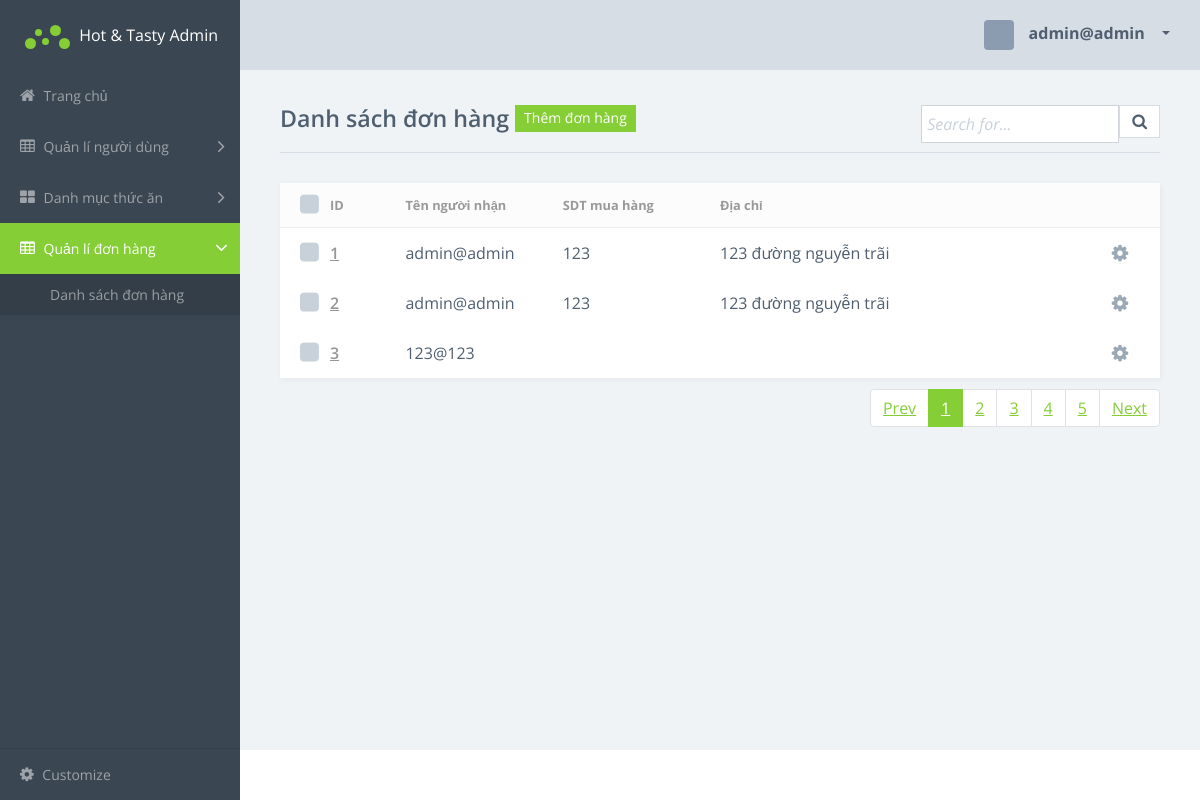
/admin-pages/controller/orderController.php?menu=recipe (signed in), run on the app's committed database.
### tables this page shows
CREATE TABLE `order_details` (
  `id` int(11) NOT NULL,
  `id_order` int(11) NOT NULL,
  `id_user` int(11) NOT NULL,
  `id_product` int(11) NOT NULL
);

CREATE TABLE `user` (
  `id` int(11) NOT NULL,
  `email` text NOT NULL,
  `password` text NOT NULL,
  `user_name` text DEFAULT NULL,
  `img` text DEFAULT NULL,
  `phone` decimal(10,0) DEFAULT NULL,
  `address` text DEFAULT NULL,
  `administrator` tinyint(1) NOT NULL DEFAULT 0
);

### admin-pages/data/data_recipe.php (called while the page is built, shortened)
<?php
$data_recipe = array(
    array('id' => 0,'user'=>'nguyenvana' ,'phoneNum' => '0826601487', 'address' => '61/51 Phạm Hùng Bình Chánh', 'date' => '01/11/2021'),
    array('id' => 1,'user'=>'tranchivien' ,'phoneNum' => '0826601787', 'address' => '790/3 Trần Phú', 'date' => '02/11/2021'),
    array('id' => 2,'user'=>'chihung' ,'phoneNum' => '0937998656', 'address' => '47 Tôn Đức thắng', 'date' => '03/11/2021'),
);

### admin-pages/database/config.php (called while the page is built, shortened)
<?php
class configuration
{
    private  $HOST;
    private  $DBNAME;
    private  $USERNAME;
    private  $PASSWORD;
    private static $conn;
    public function __construct()
    {
        $this->HOST = 'localhost';
        $this->DBNAME = 'food_code';
        $this->USERNAME = 'root';
        $this->PASSWORD = '';
        if (self::$conn = null) {
            $this->connectDB();
        } else {
            return self::$conn;
        }
    }
    public function __destruct()
    {
        $this->HOST = '';
        $this->DBNAME = '';
        $this->USERNAME = '';
        $this->PASSWORD = "";
        self::$conn = null;
    }
    public function closeConnect()
    {
        self::$conn = null;
    }
    private function connectDB()
    {
        try {
            self::$conn = new PDO("mysql:host=$this->HOST; dbname=$this->DBNAME", $this->USERNAME, $this->PASSWORD);
            self::$conn->setAttribute(PDO::ATTR_ERRMODE, PDO::ERRMODE_EXCEPTION);
        } catch (PDOException $e) {
        }
    }
    public function getData($query, $param = array())
    {
        try {
            $stm = self::$conn->prepare($query);
            $stm->execute($param);
            return $stm->fetchAll(PDO::FETCH_ASSOC);
        } catch (PDOException $e) {
            return $e->getMessage();
        } finally {
            $this->closeConnect();
        }
    }
}

### admin-pages/models/DAO/orderDAO.php (called while the page is built, shortened)
<?php
include_once '../database/config.php';
class orderDAO
{
    public function getAllDatas()
    {
        $dbConn = new configuration();
        $query = 'select * from order_details JOIN user on order_details.id_user=user.id JOIN products WHERE order_details.id_product=products.id';
        $param = array();
        $data = $dbConn->getData($query, $param);
        return $data;
    }
}

### admin-pages/views/recipe-list.php (the view, shortened to what this page needs)
<!doctype html>
<html class="no-js" lang="en">
<head>
    <link rel="stylesheet" href="css/vendor.css">
    <?php
    include_once '../include/sidebar_controler.php'
    ?>
</head>
<body>
    <div class="main-wrapper">
        <div class="app" id="app">
            <?php
            include_once '../include/header.php';
            include_once '../controller/categoriesController.php';
            ?>
            <article class="content items-list-page">
                <div class="title-search-block">
                    <div class="title-block">
                        <div class="row">
                            <div class="col-md-6">
                                <h3 class="title"> Danh sách đơn hàng <a href="recipe-detail.php?id=<?php echo count($data_recipe) ?>" class="btn btn-primary btn-sm rounded-s"> Thêm đơn hàng</a>
                                </h3>
                            </div>
                        </div>
                    </div>
                    <div class="items-search">
                        <form class="form-inline">
                            <div class="input-group">
                                <input type="text" class="form-control boxed rounded-s" placeholder="Search for...">
                                <span class="input-group-btn">
                                    <button class="btn btn-secondary rounded-s" type="button">
                                        <i class="fa fa-search"></i>
                                    </button>
                                </span>
                            </div>
                        </form>
                    </div>
                </div>
                <div class="card items">
                    <ul class="item-list striped">
                        <li class="item item-list-header">
                            <div class="item-row">
                                <div class="item-col fixed item-col-check">
                                    <label class="item-check" id="select-all-items">
                                        <span></span>
                                    </label>
                                </div>
                                <div class="item-col item-col-header item-col-sales">
                                    <div>
                                        <span>ID</span>
                                    </div>
                                </div>
                                <div class="item-col item-col-header item-col-author">
                                    <div>
                                        <span>Tên người nhận</span>
                                    </div>
                                </div>
                                <div class="item-col item-col-header item-col-author">
                                    <div>
                                        <span>SDT mua hàng</span>
                                    </div>
                                </div>
                                <div class="item-col item-col-header item-col-title">
                                    <div>
                                        <span>Địa chỉ</span>
                                    </div>
                                </div>
                                <div class="item-col item-col-header item-col-date">
                                </div>
                                <div class="item-col item-col-header fixed item-col-actions-dropdown">
                                </div>
                            </div>
                        </li>
                        <li class="item">
                            <?php
                            $preOrder = -1;
                            foreach ($list_order as $order)
                                if ($order['id_order'] != $preOrder) {
                                    $preOrder = $order['id_order'];
                                    echo '<div class="item-row">
                                <div class="item-col fixed item-col-check">
                                    <label class="item-check" id="select-all-items">
                                        <span></span>
                                    </label>
                                </div>
                                <div class="item-col item-col-sales">
                                    <div>
                                        <a href="../controller/orderController.php?id_order=' . $order['id_order'] . '&menu=recipe&action=recipeDetail">
                                            <h4 class="item-title">' . $order['id_order'] . '</h4>
                                        </a>
                                    </div>
                                </div>
                                <div class="item-col item-col-author">
                                    <div class="no-overflow">' . $order['email'] . '</div>
                                </div>
                                <div class="item-col item-col-author">
                                    <div class="no-overflow">' . $order['phone'] . '</div>
                                </div>
                                <div class="item-col item-col-title">
                                    <div class="no-overflow">' . $order['address'] . '</div>
                                </div>
                                <div class="item-col item-col-date">
                                </div>
                                <div class="item-col fixed item-col-actions-dropdown">
                                    <div class="item-actions-dropdown">
                                        <a class="item-actions-toggle-btn">
                                            <span class="inactive">
                                                <i class="fa fa-cog"></i>
                                            </span>
                                        </a>
                                                    <a class="edit" href="recipe-detail.php?id=' . $id['id'] . '">
                                                    </a>
                                    </div>
                                </div>
                            </div>';
                                }
                            ?>
                        </li>
                    </ul>
                </div>
                <nav class="text-right">
                    <ul class="pagination">
                        <li class="page-item">
                            <a class="page-link" href=""> Prev </a>
                        </li>
                        <li class="page-item active">
                            <a class="page-link" href=""> 1 </a>
                        </li>
                        <li class="page-item">
                            <a class="page-link" href=""> 2 </a>
                        </li>
                        <li class="page-item">
                            <a class="page-link" href=""> 3 </a>
                        </li>
                        <li class="page-item">
                            <a class="page-link" href=""> 4 </a>
                        </li>
                        <li class="page-item">
                            <a class="page-link" href=""> 5 </a>
                        </li>
                        <li class="page-item">
                            <a class="page-link" href=""> Next </a>
                        </li>
                    </ul>
                </nav>
            </article>
            <footer class="footer">
            </footer>
        </div>
    </div>
</body>
</html>

### data on the page
order_details: id_order "1", id_user.email "admin@admin", id_user.phone "123", id_user.address "123 đường nguyễn trãi"
order_details: id_order "2", id_user.email "admin@admin", id_user.phone "123", id_user.address "123 đường nguyễn trãi"
order_details: id_order "3", id_user.email "123@123"

### other printed values
$user_email "admin@admin"
